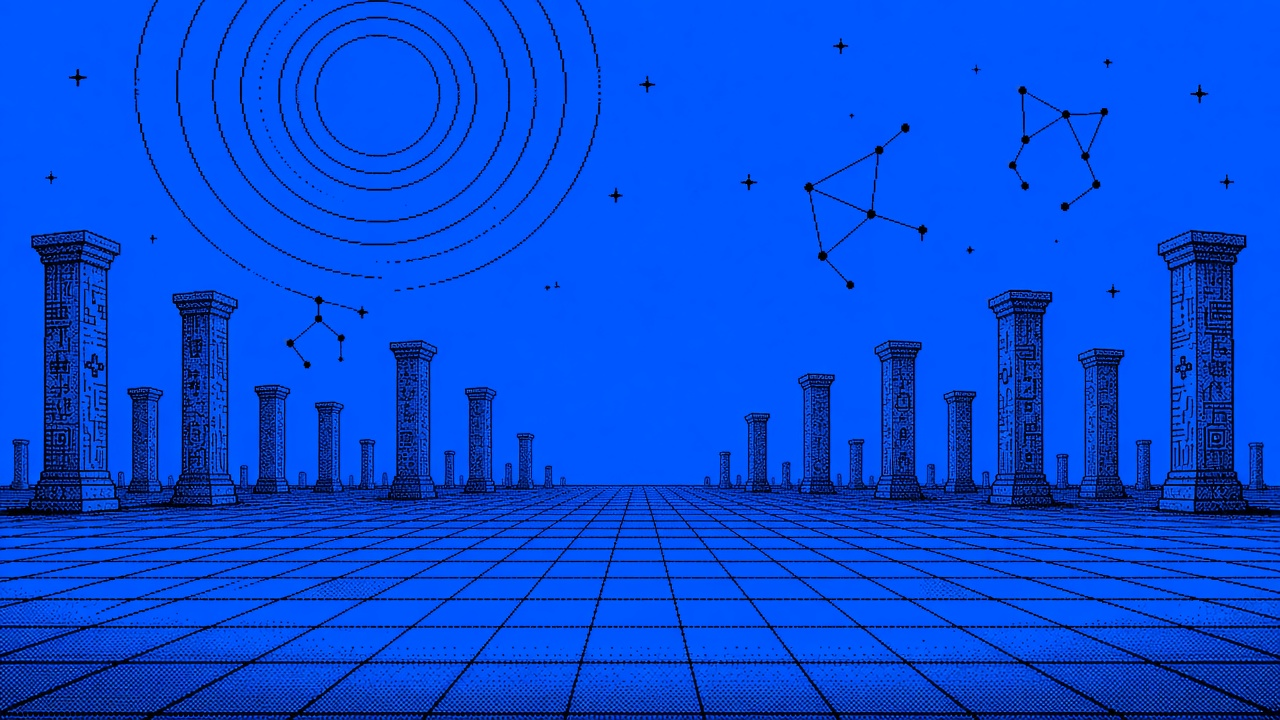
#> input picture art-src/gm-raw-hero-field-desktop.jpg, 1280 x 720 px, given in place of gm-raw-field-gaming-desktop.jpg, which was not available
$ python build-art-layers.py
#> lines starting #> are read from the running program, lines starting #| are printed output that depends on the picture; pictures that were not available may be replaced by others from this repository, and a replacement may not be noted
"""Posterize the Image Gen art sources into the exact GameMaster palette.

Sources live in `art-src/` (raw generations, git-ignored and never served;
only the optimized output is versioned). Output goes to
`public/art/cromo/` as lossless WebP so every pixel is exactly blue, black or
red: no intermediate tones, no purple blends, no anti-aliased fringes.

The hero hardware and the AI chip are also split into two planes for parallax:
- `*-front.webp`: the red objects with their own black details (transparent elsewhere);
- `*-rear.webp`: everything else, with the red area continued as the surface it sits on.
Both planes come from the same single drawing, so nothing is duplicated.

Requires: python3, Pillow, numpy.
Usage: python3 scripts/build-art-layers.py
"""

from pathlib import Path

import numpy as np
from PIL import Image, ImageFilter

ROOT = Path(__file__).resolve().parent.parent
SRC = ROOT / "art-src"
OUT = ROOT / "public" / "art" / "cromo"

BLUE = (36, 56, 255)
BLACK = (5, 5, 6)
RED = (255, 42, 31)
# Secondary tones keep large art calm: deep red for shading/large masses, deep blue
# for engraved mid-tones instead of hard black hairlines. Mirrors --gm-red-deep / --gm-blue-deep.
RED_DEEP = (184, 35, 26)
BLUE_DEEP = (22, 34, 170)

# Nearest-neighbour 2x keeps every pixel in palette while letting browsers
# downscale smoothly on standard screens and stay crisp on retina screens.
UPSCALE = 2


def classify(image: Image.Image, allow_red: bool, denoise: bool = True, blue_floor: int = 120) -> np.ndarray:
    """Return a label map: 0 = black, 1 = blue, 2 = red.

    Fields are drawn with 1px hairlines, so they skip the median filter and use a
    higher blue floor: anything darker than clean background blue becomes ink.
    """
#> called with allow_red = False, denoise = False, blue_floor = 175
    source = image.filter(ImageFilter.MedianFilter(3)) if denoise else image
#> source is the input picture: PIL image 1280x720 RGB; mean R, G, B 3.9, 74.3, 221.7
    rgb = np.asarray(source.convert("RGB")).astype(np.int16)
    r, g, b = rgb[..., 0], rgb[..., 1], rgb[..., 2]
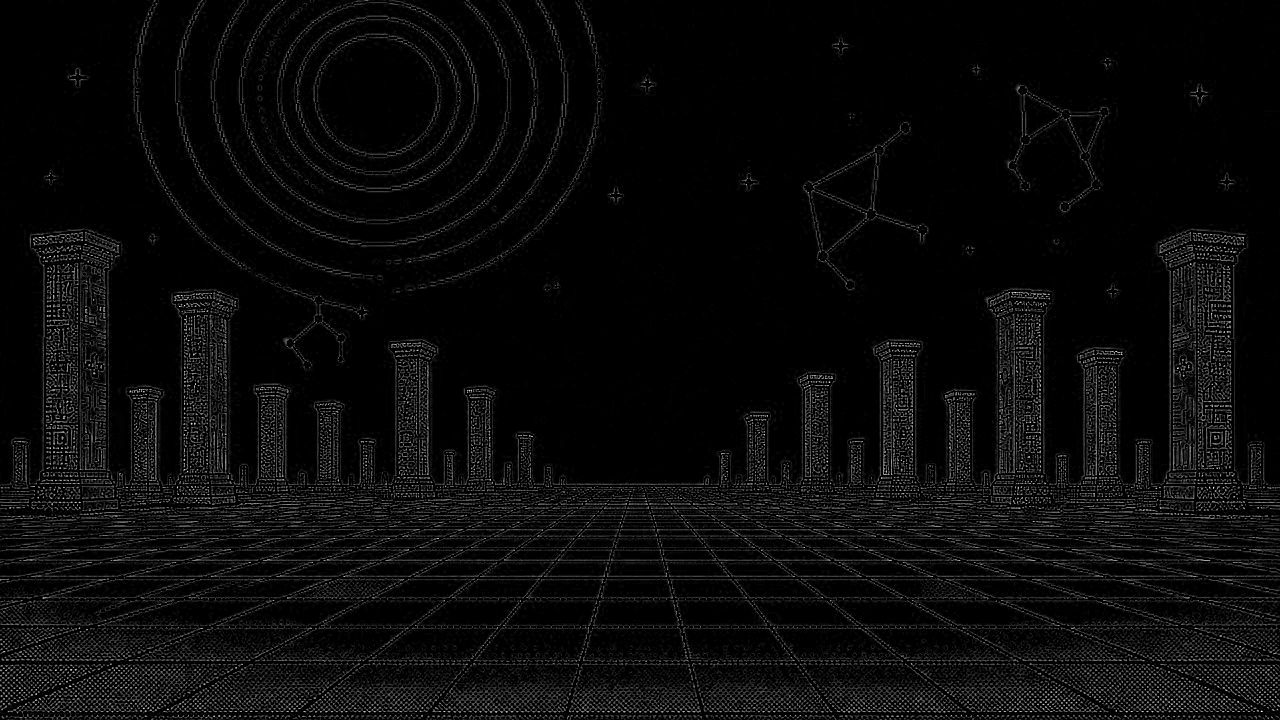
#> r: shape (720, 1280) int16; min 0, max 95, mean 3.9; drawn with min black and max white
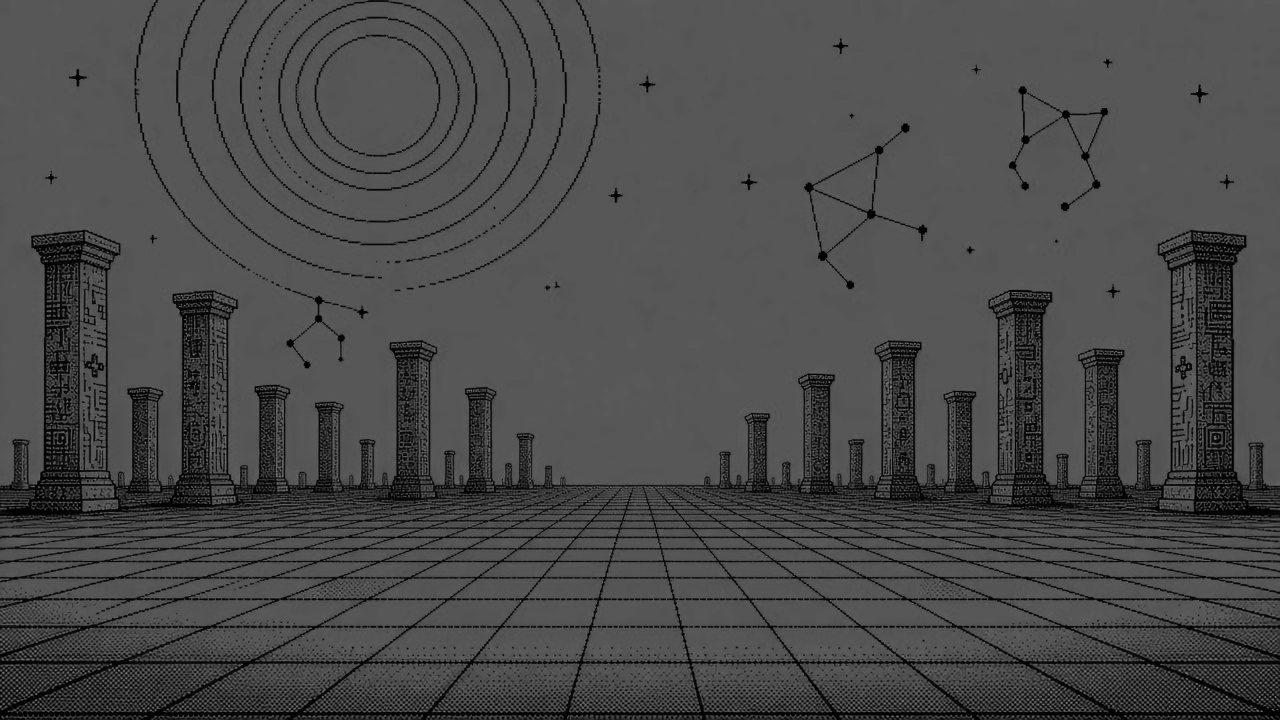
#> g: shape (720, 1280) int16; min 0, max 132, mean 74.3
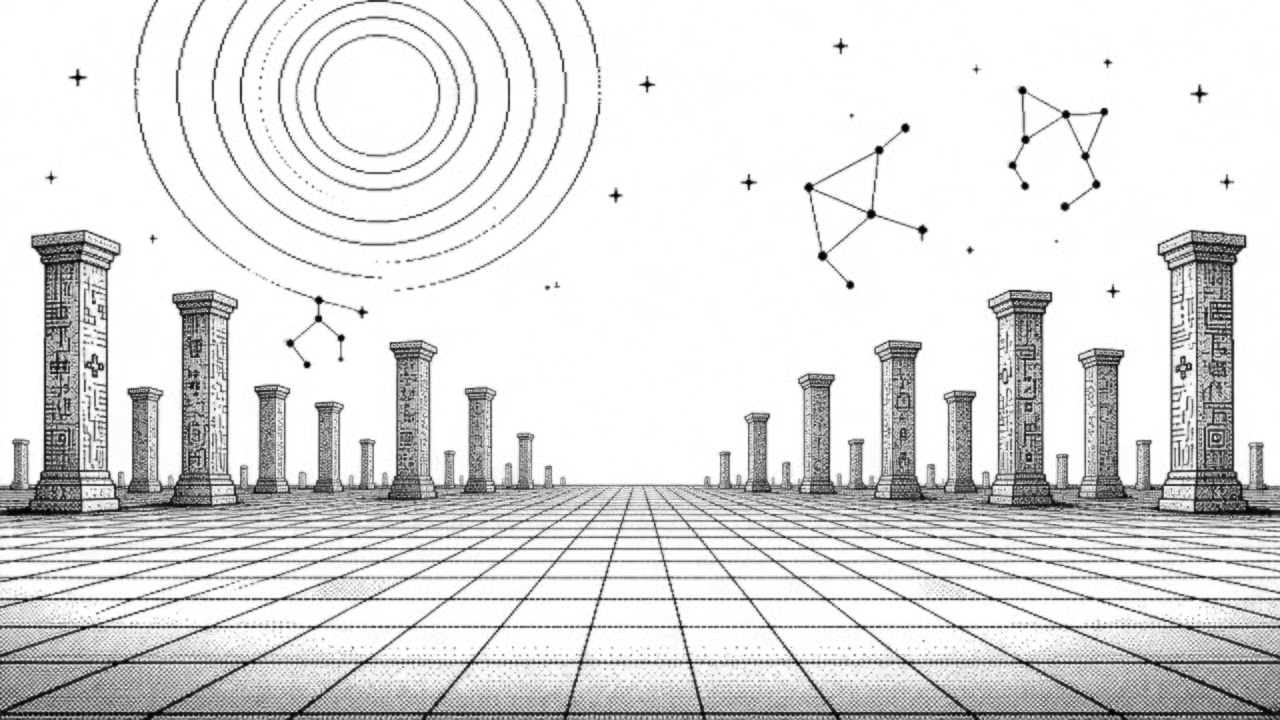
#> b: shape (720, 1280) int16; min 0, max 255, mean 221.7
    labels = np.zeros(r.shape, dtype=np.uint8)
    labels[(b > blue_floor) & (b > r + 40)] = 1
    if allow_red:
        labels[(r > 130) & (r > b + 40) & (r > g + 60)] = 2
    return labels


def paint(labels: np.ndarray) -> np.ndarray:
    """0 = black, 1 = blue, 2 = red, 3 = deep red, 4 = deep blue."""
    out = np.zeros(labels.shape + (3,), dtype=np.uint8)
    out[labels == 0] = BLACK
    out[labels == 1] = BLUE
    out[labels == 2] = RED
    out[labels == 3] = RED_DEEP
    out[labels == 4] = BLUE_DEEP
    return out


# [23 lines left out: functions morph, fill_holes, not called in this run]


def save(array: np.ndarray, name: str, scale: int = 1) -> None:
#> called with name = 'field-gaming-desktop', scale = 2
    mode = "RGBA" if array.shape[-1] == 4 else "RGB"
    img = Image.fromarray(array, mode)
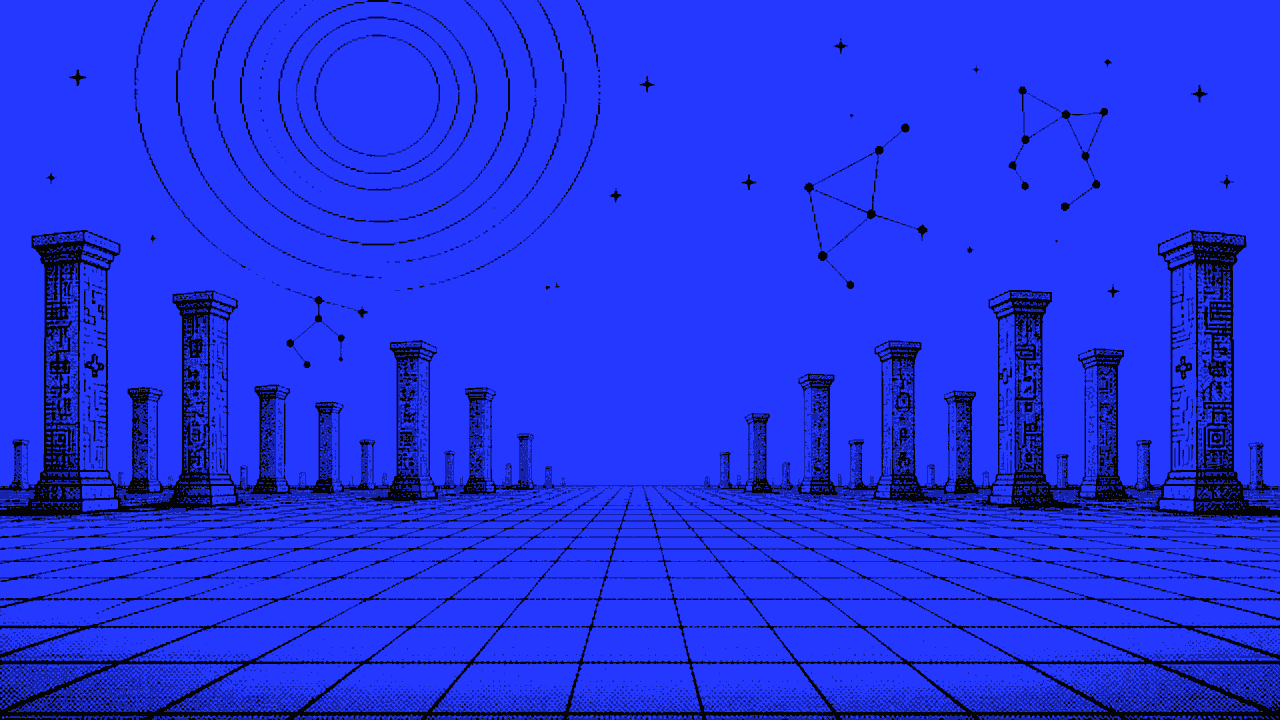
#> img: PIL image 1280x720 RGB; mean R, G, B 32.2, 49.9, 227.7
    if scale > 1:
        img = img.resize((img.width * scale, img.height * scale), Image.NEAREST)
#> img: PIL image 2560x1440 RGB
    path = OUT / f"{name}.webp"
    img.save(path, "WEBP", lossless=True, quality=100, method=6)
#> (the run stopped early here; a loop or call above may not have finished)
